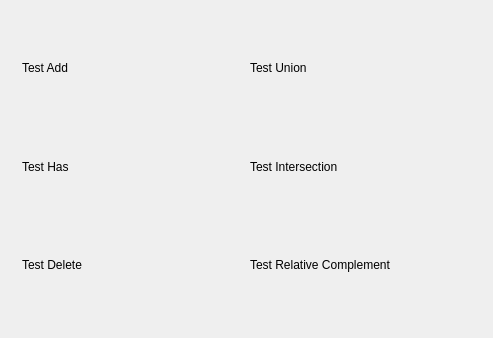
<?xml version="1.0" encoding="UTF-8"?>
<ui version="4.0">
 <class>TestWindow</class>
 <widget class="QWidget" name="TestWindow">
  <property name="geometry">
   <rect>
    <x>0</x>
    <y>0</y>
    <width>493</width>
    <height>338</height>
   </rect>
  </property>
  <property name="windowTitle">
   <string>TestWindow</string>
  </property>
  <widget class="QWidget" name="">
   <property name="geometry">
    <rect>
     <x>11</x>
     <y>11</y>
     <width>471</width>
     <height>311</height>
    </rect>
   </property>
   <layout class="QHBoxLayout" name="horizontalLayout_7">
    <item>
     <layout class="QVBoxLayout" name="verticalLayout">
      <item>
       <layout class="QHBoxLayout" name="horizontalLayout" stretch="1,1">
        <item>
         <widget class="QLabel" name="label">
          <property name="text">
           <string>Test Add</string>
          </property>
         </widget>
        </item>
        <item>
         <widget class="QLabel" name="TestAddLable">
          <property name="text">
           <string/>
          </property>
         </widget>
        </item>
       </layout>
      </item>
      <item>
       <layout class="QHBoxLayout" name="horizontalLayout_2" stretch="1,1">
        <item>
         <widget class="QLabel" name="label_2">
          <property name="text">
           <string>Test Has</string>
          </property>
         </widget>
        </item>
        <item>
         <widget class="QLabel" name="TestHasLable">
          <property name="text">
           <string/>
          </property>
         </widget>
        </item>
       </layout>
      </item>
      <item>
       <layout class="QHBoxLayout" name="horizontalLayout_3" stretch="1,1">
        <item>
         <widget class="QLabel" name="label_3">
          <property name="text">
           <string>Test Delete</string>
          </property>
         </widget>
        </item>
        <item>
         <widget class="QLabel" name="TestDeleteLable">
          <property name="text">
           <string/>
          </property>
         </widget>
        </item>
       </layout>
      </item>
     </layout>
    </item>
    <item>
     <layout class="QVBoxLayout" name="verticalLayout_2">
      <item>
       <layout class="QHBoxLayout" name="horizontalLayout_4" stretch="1,1">
        <item>
         <widget class="QLabel" name="label_4">
          <property name="text">
           <string>Test Union</string>
          </property>
         </widget>
        </item>
        <item>
         <widget class="QLabel" name="TestUnionLable">
          <property name="text">
           <string/>
          </property>
         </widget>
        </item>
       </layout>
      </item>
      <item>
       <layout class="QHBoxLayout" name="horizontalLayout_5" stretch="1,1">
        <item>
         <widget class="QLabel" name="label_5">
          <property name="text">
           <string>Test Intersection</string>
          </property>
         </widget>
        </item>
        <item>
         <widget class="QLabel" name="TestIntersectionLable">
          <property name="text">
           <string/>
          </property>
         </widget>
        </item>
       </layout>
      </item>
      <item>
       <layout class="QHBoxLayout" name="horizontalLayout_6" stretch="1,1">
        <item>
         <widget class="QLabel" name="label_6">
          <property name="text">
           <string>Test Relative Complement</string>
          </property>
         </widget>
        </item>
        <item>
         <widget class="QLabel" name="TestRelativeComplementLable">
          <property name="text">
           <string/>
          </property>
         </widget>
        </item>
       </layout>
      </item>
     </layout>
    </item>
   </layout>
  </widget>
 </widget>
 <layoutdefault spacing="6" margin="11"/>
 <resources/>
 <connections/>
</ui>
